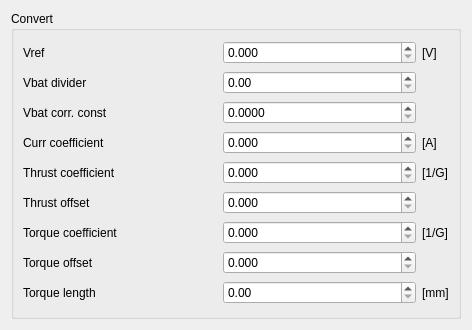
<?xml version="1.0" encoding="UTF-8"?>
<ui version="4.0">
 <class>FormCfgConvert</class>
 <widget class="QWidget" name="FormCfgConvert">
  <property name="geometry">
   <rect>
    <x>0</x>
    <y>0</y>
    <width>472</width>
    <height>330</height>
   </rect>
  </property>
  <property name="minimumSize">
   <size>
    <width>234</width>
    <height>0</height>
   </size>
  </property>
  <property name="windowTitle">
   <string>Form</string>
  </property>
  <layout class="QGridLayout" name="gridLayout">
   <item row="0" column="0">
    <widget class="QGroupBox" name="groupBox">
     <property name="minimumSize">
      <size>
       <width>0</width>
       <height>0</height>
      </size>
     </property>
     <property name="title">
      <string>Convert</string>
     </property>
     <layout class="QGridLayout" name="gridLayout_2">
      <item row="0" column="0">
       <widget class="QLabel" name="label">
        <property name="text">
         <string>Vref</string>
        </property>
       </widget>
      </item>
      <item row="0" column="1">
       <widget class="QDoubleSpinBox" name="dspin_Vref">
        <property name="minimumSize">
         <size>
          <width>70</width>
          <height>0</height>
         </size>
        </property>
        <property name="decimals">
         <number>3</number>
        </property>
        <property name="maximum">
         <double>99.998999999999995</double>
        </property>
        <property name="singleStep">
         <double>0.100000000000000</double>
        </property>
       </widget>
      </item>
      <item row="0" column="2">
       <widget class="QLabel" name="label_12">
        <property name="sizePolicy">
         <sizepolicy hsizetype="Fixed" vsizetype="Preferred">
          <horstretch>0</horstretch>
          <verstretch>0</verstretch>
         </sizepolicy>
        </property>
        <property name="text">
         <string>[V]</string>
        </property>
       </widget>
      </item>
      <item row="1" column="0">
       <widget class="QLabel" name="label_2">
        <property name="text">
         <string>Vbat divider</string>
        </property>
       </widget>
      </item>
      <item row="1" column="1">
       <widget class="QDoubleSpinBox" name="dspin_VbatDiv">
        <property name="minimumSize">
         <size>
          <width>70</width>
          <height>0</height>
         </size>
        </property>
       </widget>
      </item>
      <item row="2" column="0">
       <widget class="QLabel" name="label_8">
        <property name="minimumSize">
         <size>
          <width>80</width>
          <height>0</height>
         </size>
        </property>
        <property name="text">
         <string>Vbat corr. const</string>
        </property>
       </widget>
      </item>
      <item row="2" column="1">
       <widget class="QDoubleSpinBox" name="dspin_VbatCorr">
        <property name="minimumSize">
         <size>
          <width>70</width>
          <height>0</height>
         </size>
        </property>
        <property name="decimals">
         <number>4</number>
        </property>
        <property name="maximum">
         <double>99.999899999999997</double>
        </property>
       </widget>
      </item>
      <item row="3" column="0">
       <widget class="QLabel" name="label_3">
        <property name="text">
         <string>Curr coefficient</string>
        </property>
       </widget>
      </item>
      <item row="3" column="1">
       <widget class="QDoubleSpinBox" name="dspin_CurrCoef">
        <property name="minimumSize">
         <size>
          <width>70</width>
          <height>0</height>
         </size>
        </property>
        <property name="decimals">
         <number>3</number>
        </property>
        <property name="maximum">
         <double>99.998999999999995</double>
        </property>
       </widget>
      </item>
      <item row="3" column="2">
       <widget class="QLabel" name="label_9">
        <property name="text">
         <string>[A]</string>
        </property>
       </widget>
      </item>
      <item row="4" column="0">
       <widget class="QLabel" name="label_5">
        <property name="text">
         <string>Thrust coefficient</string>
        </property>
       </widget>
      </item>
      <item row="4" column="1">
       <widget class="QDoubleSpinBox" name="dspin_ThrustCoef">
        <property name="minimumSize">
         <size>
          <width>70</width>
          <height>0</height>
         </size>
        </property>
        <property name="decimals">
         <number>3</number>
        </property>
        <property name="maximum">
         <double>9999.998999999999796</double>
        </property>
       </widget>
      </item>
      <item row="4" column="2">
       <widget class="QLabel" name="label_13">
        <property name="text">
         <string>[1/G]</string>
        </property>
       </widget>
      </item>
      <item row="5" column="0">
       <widget class="QLabel" name="label_11">
        <property name="text">
         <string>Thrust offset</string>
        </property>
       </widget>
      </item>
      <item row="5" column="1">
       <widget class="QDoubleSpinBox" name="dspin_ThrustOff">
        <property name="minimumSize">
         <size>
          <width>70</width>
          <height>0</height>
         </size>
        </property>
        <property name="decimals">
         <number>3</number>
        </property>
        <property name="maximum">
         <double>9999.998999999999796</double>
        </property>
       </widget>
      </item>
      <item row="6" column="0">
       <widget class="QLabel" name="label_6">
        <property name="text">
         <string>Torque coefficient</string>
        </property>
       </widget>
      </item>
      <item row="6" column="1">
       <widget class="QDoubleSpinBox" name="dspin_TorqueCoef">
        <property name="minimumSize">
         <size>
          <width>70</width>
          <height>0</height>
         </size>
        </property>
        <property name="decimals">
         <number>3</number>
        </property>
        <property name="maximum">
         <double>9999.998999999999796</double>
        </property>
       </widget>
      </item>
      <item row="6" column="2">
       <widget class="QLabel" name="label_14">
        <property name="text">
         <string>[1/G]</string>
        </property>
       </widget>
      </item>
      <item row="7" column="0">
       <widget class="QLabel" name="label_10">
        <property name="text">
         <string>Torque offset</string>
        </property>
       </widget>
      </item>
      <item row="7" column="1">
       <widget class="QDoubleSpinBox" name="dspin_TorqueOff">
        <property name="minimumSize">
         <size>
          <width>70</width>
          <height>0</height>
         </size>
        </property>
        <property name="decimals">
         <number>3</number>
        </property>
        <property name="maximum">
         <double>9999.998999999999796</double>
        </property>
       </widget>
      </item>
      <item row="8" column="0">
       <widget class="QLabel" name="label_7">
        <property name="text">
         <string>Torque length</string>
        </property>
       </widget>
      </item>
      <item row="8" column="1">
       <widget class="QDoubleSpinBox" name="dspin_TroqueL">
        <property name="minimumSize">
         <size>
          <width>70</width>
          <height>0</height>
         </size>
        </property>
       </widget>
      </item>
      <item row="8" column="2">
       <widget class="QLabel" name="label_4">
        <property name="text">
         <string>[mm]</string>
        </property>
       </widget>
      </item>
     </layout>
    </widget>
   </item>
  </layout>
 </widget>
 <resources/>
 <connections/>
</ui>
